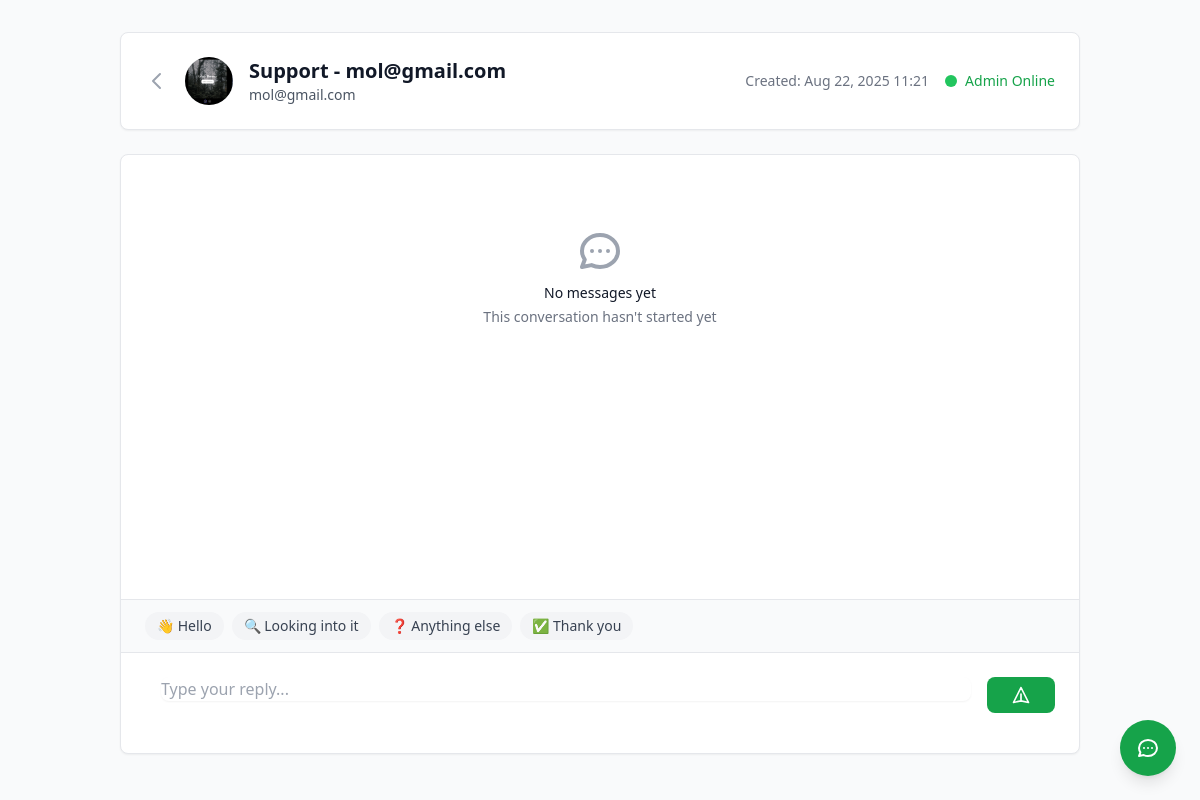
Before: /chat/admin/room/1/ (signed in) with the older database file.
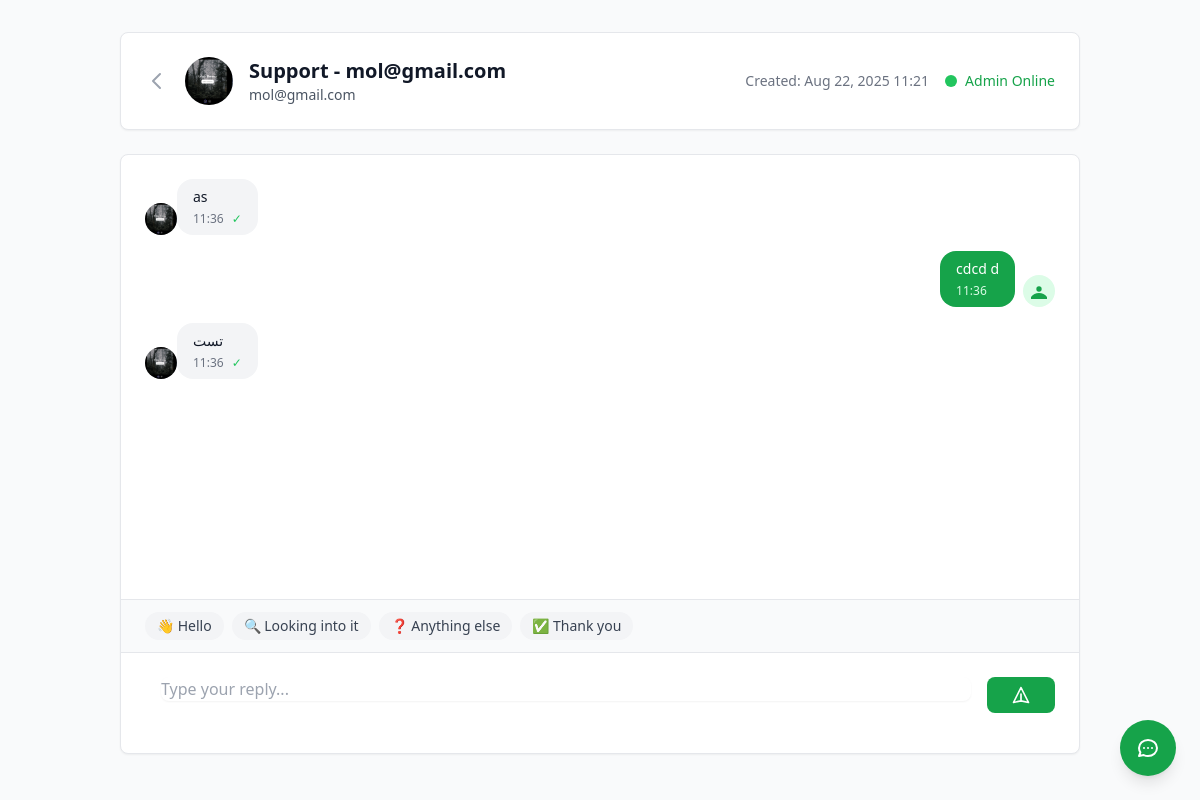
After: the same page with the newer database file.
### chat_module/models.py (models this page shows, shortened)
class ChatMessage(models.Model):
    room = models.ForeignKey(
        ChatRoom,
        on_delete=models.CASCADE,
        related_name='messages',
        verbose_name=_('Room')
    )
    author = models.ForeignKey(
        settings.AUTH_USER_MODEL,
        on_delete=models.CASCADE,
        verbose_name=_('Author')
    )
    content = models.TextField(_('Content'))
    is_read = models.BooleanField(_('Is Read'), default=False)
    created_at = models.DateTimeField(_('Created At'), auto_now_add=True)
    class Meta:
        verbose_name = _('Chat Message')
        verbose_name_plural = _('Chat Messages')
        ordering = ['created_at']

### account_module/models.py (models this page shows, shortened)
class User(AbstractBaseUser, PermissionsMixin):
    email = models.EmailField(_('Email address'), unique=True)
    username = models.CharField(_('Username'), max_length=50, unique=True, blank=True, null=True)
    avatar = models.ImageField(_('Avatar'), upload_to='images/profiles/', blank=True, null=True)
    phone_number = models.CharField(_('Phone number'), max_length=15)
    email_active_code = models.CharField(_('Email verification code'), max_length=200, blank=True)
    is_email_verified = models.BooleanField(_('Email verified'), default=False)
    pending_email = models.EmailField(_('Pending email'), blank=True, null=True)
    old_email_verification_code = models.CharField(_('Old email verification code'), max_length=6, blank=True)
    old_email_verified = models.BooleanField(_('Old email verified'), default=False)
    email_change_initiated_at = models.DateTimeField(_('Email change initiated at'), blank=True, null=True)
    last_login_ip = models.GenericIPAddressField(_('Last login IP'), blank=True, null=True)
    password_reset_token = models.UUIDField(_('Password reset token'), blank=True, null=True)
    password_reset_token_created_at = models.DateTimeField(_('Password reset token created at'), blank=True, null=True)
    is_active = models.BooleanField(_('Is active'), default=False)
    is_staff = models.BooleanField(_('Is staff'), default=False)
    date_joined = models.DateTimeField(_('Date joined'), auto_now_add=True)
    updated_at = models.DateTimeField(_('Updated at'), auto_now=True)
    objects = UserManager()
    USERNAME_FIELD = 'email'
    REQUIRED_FIELDS = []
    class Meta:
        verbose_name = 'User'
        verbose_name_plural = 'Users'

### chat_module/views.py (the view)
# urls.py: path('admin/room/<int:room_id>/', views.admin_chat_room, name='admin_room'),
@staff_member_required
def admin_chat_room(request, room_id):
    room = get_object_or_404(ChatRoom, id=room_id)
    if request.method == 'POST':
        form = AdminChatMessageForm(request.POST)
        if form.is_valid():
            message = form.save(commit=False)
            message.room = room
            message.author = request.user
            message.save()
            channel_layer = get_channel_layer()
            async_to_sync(channel_layer.group_send)(
                f'chat_room_{room.id}',
                {
                    'type': 'chat_message',
                    'message': message.content,
                    'author_email': message.author.email,
                    'author_avatar': message.author.avatar.url if message.author.avatar else '',
                    'created_at': message.created_at.strftime('%H:%M'),
                    'is_staff': message.author.is_staff
                }
            )
            return redirect('chat_module:admin_room', room_id=room.id)
    else:
        form = AdminChatMessageForm()
    room.messages.filter(
        author__is_staff=False,
        is_read=False
    ).update(is_read=True)
    messages_list = room.messages.select_related('author').order_by('created_at')
    paginator = Paginator(messages_list, 50)
    page_number = request.GET.get('page', paginator.num_pages)
    messages_page = paginator.get_page(page_number)
    return render(request, 'chat_module/admin_chat_room.html', {
        'room': room,
        'messages': messages_page,
        'form': form,
        'room_id': room.id
    })

### chat_module/forms.py
class AdminChatMessageForm(forms.ModelForm):
    class Meta:
        model = ChatMessage
        fields = ['content']
        widgets = {
            'content': forms.TextInput(attrs={
                'placeholder': _('Quick reply...'),
                'class': 'w-full'
            })
        }

### chat_module/templates/chat_module/admin_chat_room.html (shortened to what the changed rows need)
{% extends 'base.html' %}
{% load static %}
{% block content %}
<div class="min-h-screen bg-gray-50 py-8">
    <div class="max-w-5xl mx-auto px-4 sm:px-6 lg:px-8">
        <div class="bg-white rounded-lg shadow-sm border border-gray-200 mb-6 p-6">
            <div class="flex items-center justify-between">
                <div class="flex items-center space-x-4">
                    <div>
                        <h1 class="text-xl font-bold text-gray-900">{{ room.title }}</h1>
                    </div>
                </div>
            </div>
        </div>
        <div class="bg-white rounded-lg shadow-sm border border-gray-200 flex flex-col h-[600px]">
            <div id="messages-container" class="flex-1 p-6 overflow-y-auto space-y-4">
                {% for message in messages %}
                    <div class="flex {% if message.author.is_staff %}justify-end{% else %}justify-start{% endif %}">
                        <div class="flex {% if message.author.is_staff %}flex-row-reverse{% endif %} items-end space-x-2 space-x-reverse max-w-xs lg:max-w-md">
                            <div class="w-8 h-8 rounded-full overflow-hidden bg-gray-200 flex-shrink-0">
                                {% if message.author.avatar %}
                                    <img src="{{ message.author.avatar.url }}" alt="Avatar" class="w-full h-full object-cover">
                                {% else %}
                                    <div class="w-full h-full bg-{% if message.author.is_staff %}green{% else %}blue{% endif %}-100 flex items-center justify-center">
                                        <svg class="w-4 h-4 text-{% if message.author.is_staff %}green{% else %}blue{% endif %}-600" fill="currentColor" viewBox="0 0 24 24">
                                            <path d="M24 20.993V24H0v-2.996A14.977 14.977 0 0112.004 15c4.904 0 9.26 2.354 11.996 5.993zM16.002 8.999a4 4 0 11-8 0 4 4 0 018 0z"/>
                                        </svg>
                                    </div>
                                {% endif %}
                            </div>
                            <div class="{% if message.author.is_staff %}bg-green-600 text-white{% else %}bg-gray-100 text-gray-900{% endif %} rounded-2xl px-4 py-2">
                                <p class="text-sm">{{ message.content }}</p>
                                <div class="flex items-center justify-between mt-1">
                                    <p class="text-xs {% if message.author.is_staff %}text-green-100{% else %}text-gray-500{% endif %}">
                                        {{ message.created_at|date:"H:i" }}
                                    </p>
                                    {% if not message.author.is_staff %}
                                        <span class="text-xs {% if message.is_read %}text-green-500{% else %}text-orange-500{% endif %} ml-2">
                                            {% if message.is_read %}✓{% else %}●{% endif %}
                                        </span>
                                    {% endif %}
                                </div>
                            </div>
                        </div>
                    </div>
                {% empty %}
                    <div class="text-center py-12">
                        <h3 class="mt-2 text-sm font-medium text-gray-900">No messages yet</h3>
                        <p class="mt-1 text-sm text-gray-500">This conversation hasn't started yet</p>
                    </div>
                {% endfor %}
            </div>
        </div>
    </div>
</div>
{% endblock %}

Changed rows visible on the page:
added ChatMessage: author.avatar (picture), content "as", created_at "11:36"
added ChatMessage: content "cdcd d", created_at "11:36"
added ChatMessage: author.avatar (picture), content "تست", created_at "11:36"
Other visible differences:
text no longer shown: "No messages yet This conversation hasn't started yet"
